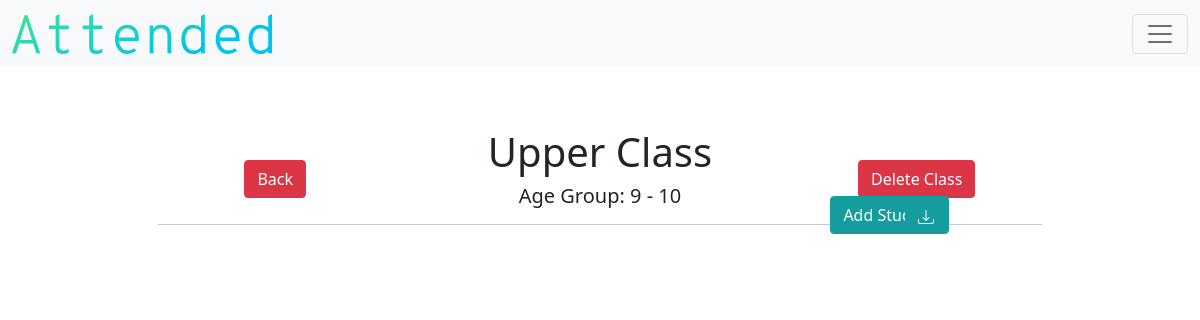
Page /detail_class/1 (signed in) on the earlier database version.
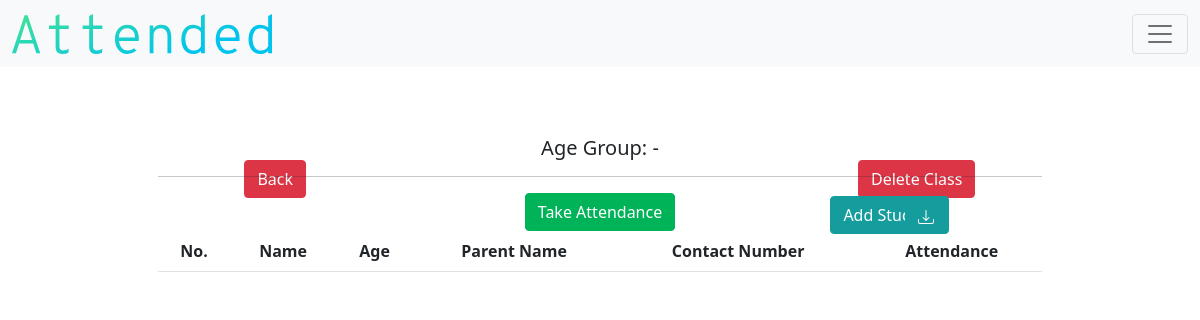
Same page on the later database version.
### models.py (models this page shows)
class Class(db.Model):
    __tablename__ = "class"
    id = db.Column(db.Integer, primary_key=True)
    teacher_id = db.Column(db.Integer, db.ForeignKey("teacher.id"))
    name = db.Column(db.String(), nullable=False)
    lowest_age = db.Column(db.Integer, nullable=False)
    highest_age = db.Column(db.Integer, nullable=False)
    student_count = db.Column(db.Integer, default=0)
    attendance_count = db.Column(db.Integer, default=0)
    class_attends = db.relationship("Attendance", backref="class_attend")

### application.py (the view)
@app.route("/detail_class/<string:id>")
def detail_class(id):
    if not current_user.is_authenticated:
        return redirect("/login")
    else:
        TABLE_HEADERS=["No.", "Name", "Age", "Parent Name", "Contact Number", "Attendance"]
        teacher = current_user.get_id()
        class_object = Class.query.filter_by(id = id).first()
        students = Student.query.filter_by(class_id=id, teacher_id=teacher)
        class_attendance = Attendance.query.filter_by(class_id=id, teacher_id=teacher)
        return render_template("detail-class.html", classes=class_object, headers=TABLE_HEADERS, students=students, attendances=class_attendance)

### application.py (called while the page is built)
@login.user_loader
def load_user(id):
    return Teacher.query.get(id)

### templates/detail-class.html (shortened to what this page needs)
{% extends "layout.html" %}
{% block main %}
        <h1>{{classes.name}}</h1>
        <h5> Age Group: {{classes.lowest_age}} - {{classes.highest_age}} </h5>
        <a class="btn btn-danger" id="detail-class-del" href="/delete-class/{{classes.id}}" type="button">Delete Class</a>
        <a class="btn btn-danger" id="detail-class-back" href="/class" type="button">Back</a>
        <hr>
        <div class="d-grid gap-2 d-md-block">
          {% if classes.student_count != 0 %}
          <a class="btn btn-success" id="detail-class-attendance" href="/take-attendance/{{classes.id}}" role="button">Take Attendance</a>
          {% endif %}
          <a class="btn btn-secondary" id="detail-class-add" href="/add_student_class/{{classes.id}}" role="button">Add Student</a>
          <button type="button" id="detail-class-export" class="btn btn-secondary"></button>
        </div>
        {% if classes.student_count != 0 %}
        <div class="table-responsive">
          <table class="table table-hover">
                  <thead>
                          <tr>
                                  {% for header in headers %}
                                  <th id="header"> {{ header }} </th>
                                  {% endfor %}
                          </tr>
                  </thead>
          </table>
        </div>
        {% endif %}
{% endblock %}

Differences in the rows shown:
removed Class: name "Upper Class", lowest_age "9", highest_age "10"
Other differences:
text now shown: "Take Attendance"
new list line: "No."
new list line: "Name"
new list line: "Age"
new list line: "Parent Name"
new list line: "Contact Number"
new list line: "Attendance"
